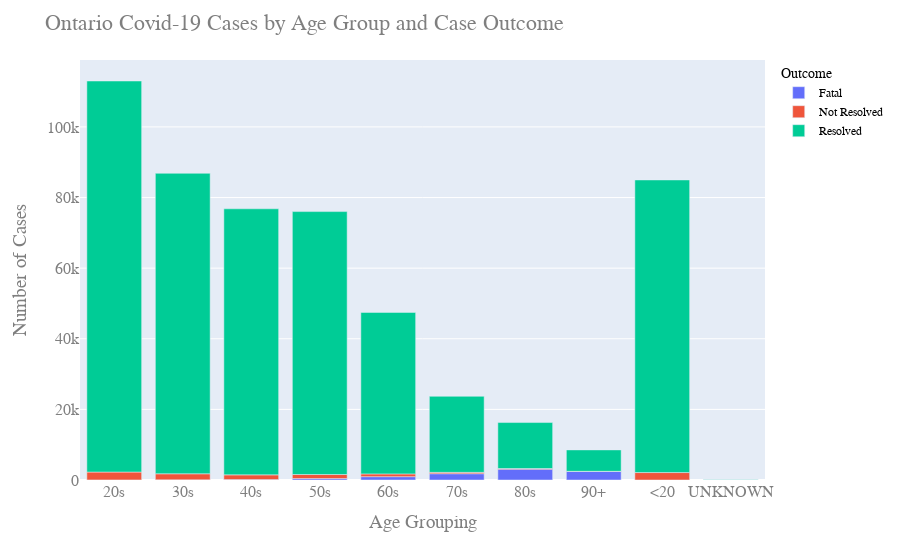

Source (notebook cell):
### Code cell
figage = px.bar(df2, x="Age_Group", y="Cases", color='Outcome')
figage.update_layout(
    title="Ontario Covid-19 Cases by Age Group and Case Outcome",
    xaxis_title="Age Grouping",
    yaxis_title="Number of Cases",
    font=dict(
        family="Courier New, monospace",
        size=16,
        color="#7f7f7f"
    ),
    legend=dict(
        font=dict(
            family="sans-serif",
            size=12,
            color="black"
        )
    )
)
figage.show()
#igage.write_html("Ontariobarage.html")

### Figure 1 — Plotly figure (JSON) as saved in the notebook; plotly's stock layout.template omitted (floating-point values rounded to 4 significant figures)
{"data": [{"alignmentgroup": "True", "hovertemplate": "Outcome=Fatal<br>Age_Group=%{x}<br>Cases=%{y}<extra></extra>", "legendgroup": "Fatal", "marker": {"color": "#636efa"}, "name": "Fatal", "offsetgroup": "Fatal", "orientation": "v", "showlegend": true, "textposition": "auto", "type": "bar", "x": ["20s", "30s", "40s", "50s", "60s", "70s", "80s", "90+", "<20", "UNKNOWN"], "xaxis": "x", "y": [23, 47, 116, 401, 946, 1784, 3067, 2412, 4, 1], "yaxis": "y"}, {"alignmentgroup": "True", "hovertemplate": "Outcome=Not Resolved<br>Age_Group=%{x}<br>Cases=%{y}<extra></extra>", "legendgroup": "Not Resolved", "marker": {"color": "#EF553B"}, "name": "Not Resolved", "offsetgroup": "Not Resolved", "orientation": "v", "showlegend": true, "textposition": "auto", "type": "bar", "x": ["20s", "30s", "40s", "50s", "60s", "70s", "80s", "90+", "<20", "UNKNOWN"], "xaxis": "x", "y": [2225, 1714, 1344, 1159, 786, 377, 189, 49, 2105, 5], "yaxis": "y"}, {"alignmentgroup": "True", "hovertemplate": "Outcome=Resolved<br>Age_Group=%{x}<br>Cases=%{y}<extra></extra>", "legendgroup": "Resolved", "marker": {"color": "#00cc96"}, "name": "Resolved", "offsetgroup": "Resolved", "orientation": "v", "showlegend": true, "textposition": "auto", "type": "bar", "x": ["20s", "30s", "40s", "50s", "60s", "70s", "80s", "90+", "<20", "UNKNOWN"], "xaxis": "x", "y": [110760, 85104, 75349, 74463, 45733, 21542, 13012, 6065, 82876, 95], "yaxis": "y"}], "layout": {"barmode": "relative", "font": {"color": "#7f7f7f", "family": "Courier New, monospace", "size": 16}, "legend": {"font": {"color": "black", "family": "sans-serif", "size": 12}, "title": {"text": "Outcome"}, "tracegroupgap": 0}, "margin": {"t": 60}, "title": {"text": "Ontario Covid-19 Cases by Age Group and Case Outcome"}, "xaxis": {"anchor": "y", "domain": [0, 1], "title": {"text": "Age Grouping"}}, "yaxis": {"anchor": "x", "domain": [0, 1], "title": {"text": "Number of Cases"}}}}
